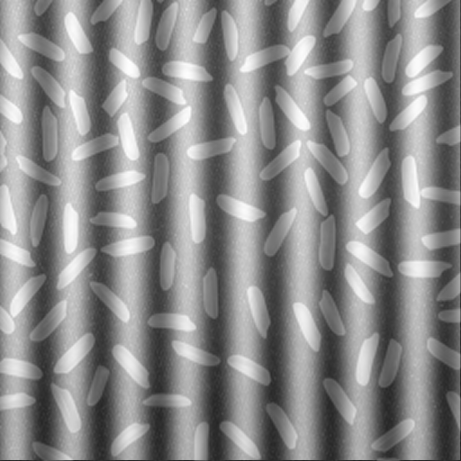
#> input picture data/1_wIXlvBeAFtNVgJd49VObgQ_sinus.png, 461 x 461 px
$ jupyter execute ComputerVision_Proj1_2.ipynb
#> lines starting #> are read from the running program, lines starting #| are printed output that depends on the picture; after the words box and inside, x2 and y2 are one past the last pixel; in counts of white or black regions, pixels touching at a corner belong together
Step 1: Import required libraries.

[cell 1]
# Import libraries
import cv2
import numpy as np
import matplotlib.pyplot as plt
import math

Step 2: We will read the image by using “cv2.imread(image-name)” command & then convert this image into grayscale image using “cv2.cvtColor(image-name, cv2.COLOR_BGR2GRAY)” command.

[cell 2]
image_source = 'data/1_wIXlvBeAFtNVgJd49VObgQ_sinus.png'
flag = 0
if 'sinus' in image_source:
  flag = 1
image = cv2.imread(image_source)
#> image is the input picture: shape (461, 461, 3); min 37, max 255, mean 140.2
plt.imshow(image)

[cell 3]
new_image = np.zeros(image.shape, image.dtype)
alpha = float(1.5)
sinus = 0
for y in range(image.shape[0]):
  for x in range(image.shape[1]):
    if(flag):
      sinus = 64*math.sin((3.14*x)/28.7)+50
    for c in range(image.shape[2]):
      new_image[y,x,c] = np.clip(alpha*(image[y,x,c] - sinus), 0, 255)
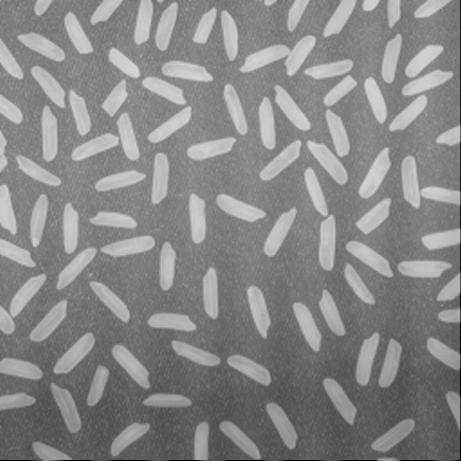
#> new_image: shape (461, 461, 3); min 0, max 215, mean 134.9
      #new_image[y,x,c] = np.clip(sinus,0,255)

plt.imshow(new_image, cmap='gray')

Step 3: For counting, we have to detect the edges but before detecting the edges we have to make the image blur to avoid the noises. Use “cv2.GaussianBlur(image-name, Kernal size, std. deviation)”.

[cell 4]
blur = cv2.medianBlur(new_image, 11, 0)
plt.imshow(blur, cmap='gray')

Step 4:  Now we will detect edges using a canny algorithm, 2nd & 3rd parameters in cv2.canny() function are threshold values. a value between 30 & 150 are consider as an edge for this image.

[cell 5]
canny = cv2.Canny(blur, 30, 150)
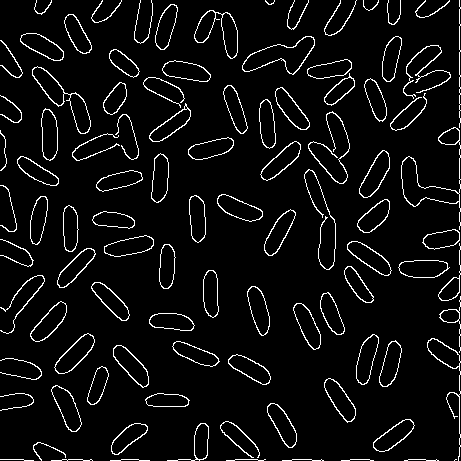
#> canny: shape (461, 461); 5.6% white in thin lines or dots
plt.imshow(canny, cmap='gray')

Step 5: We can see that edges are not connected. We need to connect the edges, have to make edges thicker & more visible.

[cell 6]
dilated = cv2.dilate(canny, (1, 1), iterations=0)
plt.imshow(dilated, cmap='gray')

Step 6: Now we have to calculate the contour in the image & convert the image into RGB from BGR & then draw the contours.

[cell 7]
(cnt, hierarchy) = cv2.findContours(
    dilated.copy(), cv2.RETR_EXTERNAL, cv2.CHAIN_APPROX_NONE)
#> cnt = 98 contours, 18 with area under 20; largest, box (x1, y1, x2, y2) and area: (401, 127, 461, 230) 1456, (242, 36, 315, 75) 1302, (32, 66, 91, 134) 1158, (194, 10, 238, 59) 951, (54, 333, 95, 374) 754
rgb = cv2.cvtColor(image, cv2.COLOR_BGR2RGB)
cv2.drawContours(rgb, cnt, -1, (0, 255, 0), 2)
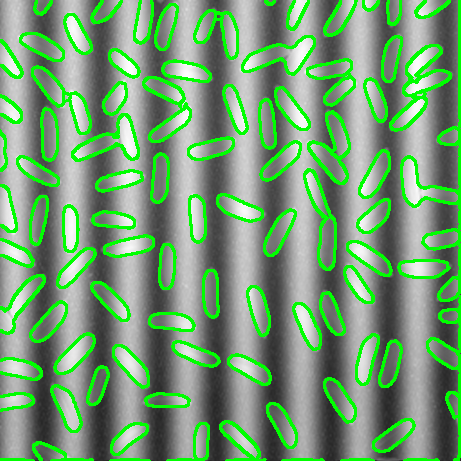
#> rgb: shape (461, 461, 3); 16.62% of pixels changed, all inside (x1, y1, x2, y2) = (0, 0, 461, 461)

plt.imshow(rgb)

Step 7: Printing the result

[cell 8]
print("Number of grain of rice in the image : ", len(cnt))
#| Number of grain of rice in the image :  98

$ run again, with data/1_wIXlvBeAFtNVgJd49VObgQ.png copied over data/1_wIXlvBeAFtNVgJd49VObgQ_sinus.png
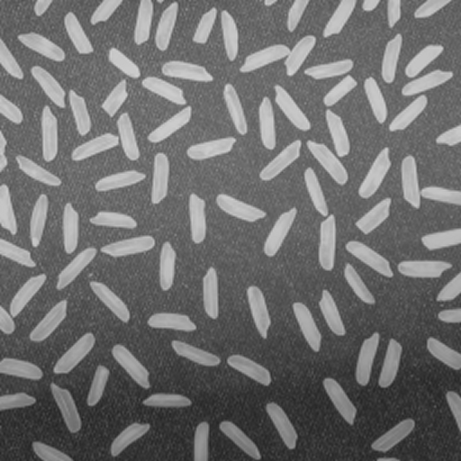
#> input picture data/1_wIXlvBeAFtNVgJd49VObgQ.png, 461 x 461 px
#> image is the input picture: shape (461, 461, 3); min 34, max 211, mean 110.8
#> `canny = cv2.Canny(blur, 30, 150)`:
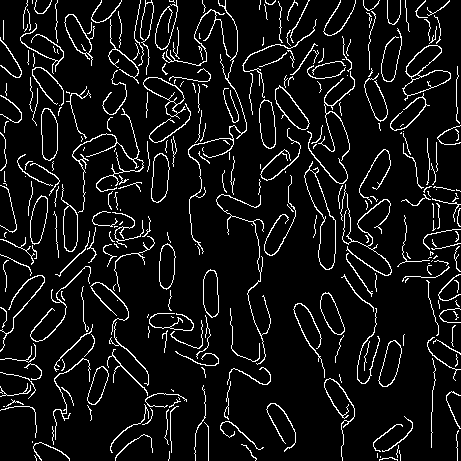
#> canny: shape (461, 461); 7.8% white in thin lines or dots
#> cnt = 306 contours, 239 with area under 20; largest, box (x1, y1, x2, y2) and area: (304, 161, 336, 270) 1300, (402, 45, 451, 101) 1212, (143, 77, 186, 119) 717, (41, 108, 58, 161) 705, (151, 153, 170, 203) 674
#> `cv2.drawContours(rgb, cnt, -1, (0, 255, 0), 2)`:
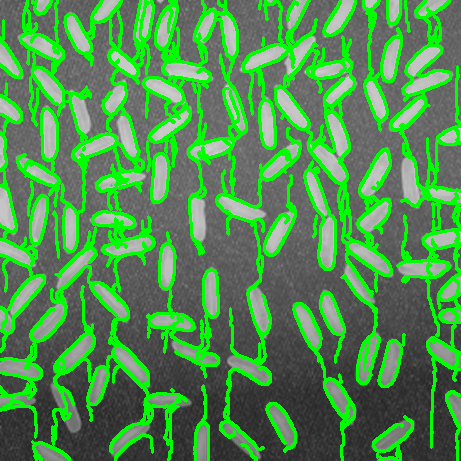
#> rgb: shape (461, 461, 3); mean R, G, B 79.7, 143, 79.7
#| Number of grain of rice in the image :  306
